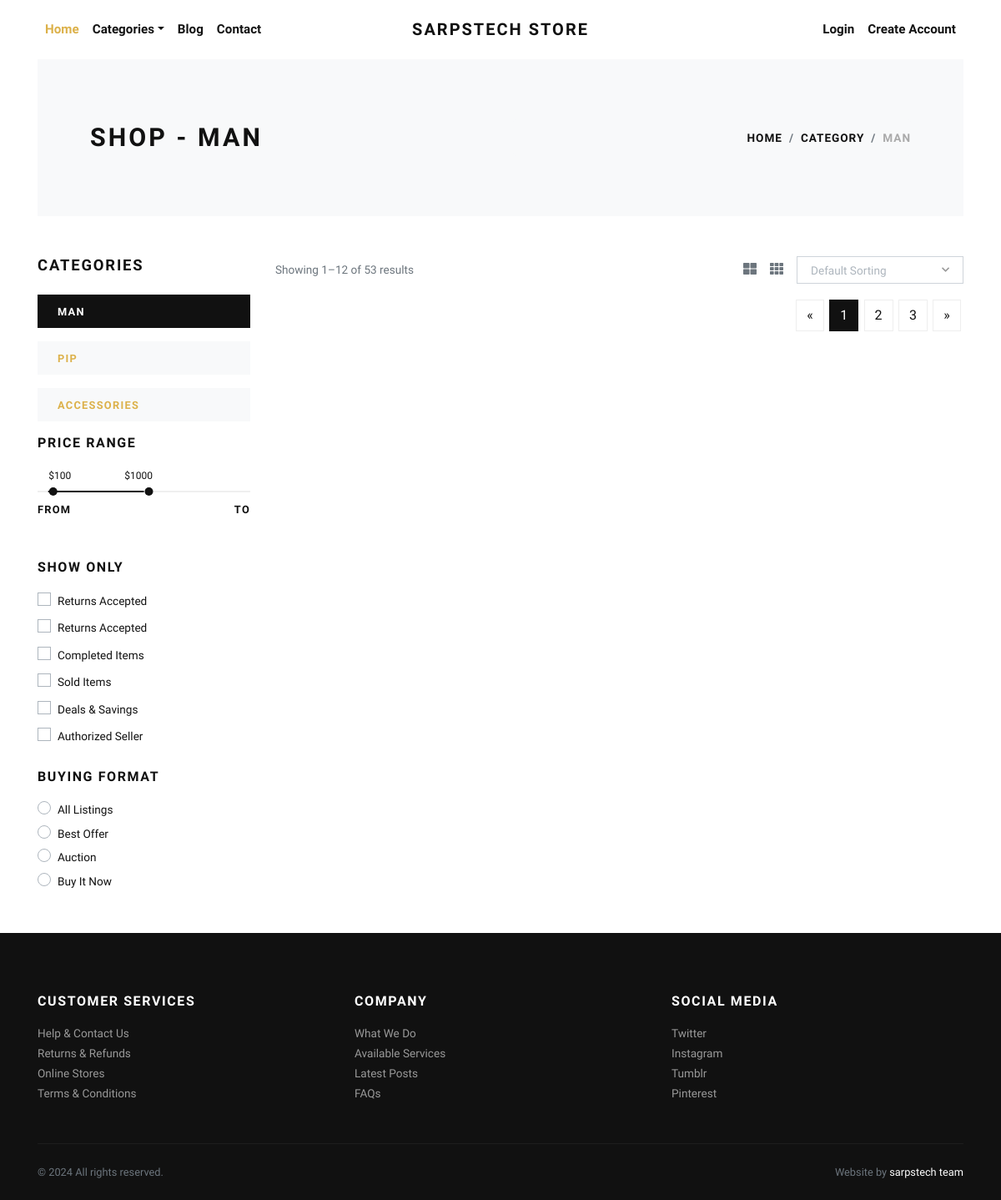
The app's page /llo/ with its own data.
### store/models.py (models this page shows, shortened)
class Category(models.Model):
    title = models.CharField(max_length=50, verbose_name="Category Title")
    slug = models.SlugField(max_length=55, verbose_name="Category Slug")
    description = models.TextField(blank=True, verbose_name="Category Description")
    category_image = models.ImageField(upload_to='img/category', blank=True, null=True, verbose_name="Category Image")
    is_active = models.BooleanField(verbose_name="Is Active?")
    is_featured = models.BooleanField(verbose_name="Is Featured?")
    created_at = models.DateTimeField(auto_now_add=True, verbose_name="Created Date")
    updated_at = models.DateTimeField(auto_now=True, verbose_name="Updated Date")
    class Meta:
        verbose_name_plural = 'Categories'
        ordering = ('-created_at', )

### store/views.py (the view)
# urls.py: path('<slug:slug>/', views.category_products, name="category-products"),
def category_products(request, slug):
    category = get_object_or_404(Category, slug=slug)
    products = Product.objects.filter(is_active=True, category=category)
    categories = Category.objects.filter(is_active=True)
    context = {
        'category': category,
        'products': products,
        'categories': categories,
    }
    return render(request, 'store/category_products.html', context)

### store/context_preprocessors.py (called while the page is built)
def store_menu(request):
    categories = Category.objects.filter(is_active=True)
    context = {
        'categories_menu': categories,
    }
    return context

def cart_menu(request):
    if request.user.is_authenticated:
        cart_items= Cart.objects.filter(user=request.user)
        context = {
            'cart_items': cart_items,
        }
    else:
        context = {}
    return context

### templates/store/category_products.html (shortened to what this page needs)
{% extends 'base.html' %}
{% load static %}
    {% block content %}
      <div class="container">
        <section class="py-5 bg-light">
          <div class="container">
            <div class="row px-4 px-lg-5 py-lg-4 align-items-center">
              <div class="col-lg-6">
                <h1 class="h2 text-uppercase mb-0">Shop - {{category.title}}</h1>
              </div>
              <div class="col-lg-6 text-lg-right">
                <nav aria-label="breadcrumb">
                  <ol class="breadcrumb justify-content-lg-end mb-0 px-0">
                    <li class="breadcrumb-item"><a href="{% url 'store:home' %}">Home</a></li>
                    <li class="breadcrumb-item"><a href="{% url 'store:all-categories' %}">Category</a></li>
                    <li class="breadcrumb-item active" aria-current="page">{{category.title}}</li>
                  </ol>
                </nav>
              </div>
            </div>
          </div>
        </section>
        <section class="py-5">
          <div class="container p-0">
            <div class="row">
              <div class="col-lg-3 order-2 order-lg-1">
                <h5 class="text-uppercase mb-4">Categories</h5>
                {% if categories %}
                  {% for cat in categories %}
                    <a href="{% url 'store:category-products' cat.slug %}">
                      <div class="py-2 px-4 {% if category == cat %}bg-dark text-white {% else %}bg-light{% endif %} mb-3">
                        <strong class="small text-uppercase font-weight-bold">{{cat.title}}</strong>
                      </div>
                    </a>
                  {% endfor %}
                {% endif %}
                <h6 class="text-uppercase mb-4">Price range</h6>
                <div class="price-range pt-4 mb-5">
                  <div id="range"></div>
                  <div class="row pt-2">
                    <div class="col-6"><strong class="small font-weight-bold text-uppercase">From</strong></div>
                    <div class="col-6 text-right"><strong class="small font-weight-bold text-uppercase">To</strong></div>
                  </div>
                </div>
                <h6 class="text-uppercase mb-3">Show only</h6>
                <div class="custom-control custom-checkbox mb-1">
                  <label class="custom-control-label text-small" for="customCheck1">Returns Accepted</label>
                </div>
                <div class="custom-control custom-checkbox mb-1">
                  <label class="custom-control-label text-small" for="customCheck2">Returns Accepted</label>
                </div>
                <div class="custom-control custom-checkbox mb-1">
                  <label class="custom-control-label text-small" for="customCheck3">Completed Items</label>
                </div>
                <div class="custom-control custom-checkbox mb-1">
                  <label class="custom-control-label text-small" for="customCheck4">Sold Items</label>
                </div>
                <div class="custom-control custom-checkbox mb-1">
                  <label class="custom-control-label text-small" for="customCheck5">Deals &amp; Savings</label>
                </div>
                <div class="custom-control custom-checkbox mb-4">
                  <label class="custom-control-label text-small" for="customCheck6">Authorized Seller</label>
                </div>
                <h6 class="text-uppercase mb-3">Buying format</h6>
                <div class="custom-control custom-radio">
                  <label class="custom-control-label text-small" for="customRadio1">All Listings</label>
                </div>
                <div class="custom-control custom-radio">
                  <label class="custom-control-label text-small" for="customRadio2">Best Offer</label>
                </div>
                <div class="custom-control custom-radio">
                  <label class="custom-control-label text-small" for="customRadio3">Auction</label>
                </div>
                <div class="custom-control custom-radio">
                  <label class="custom-control-label text-small" for="customRadio4">Buy It Now</label>
                </div>
              </div>
              <div class="col-lg-9 order-1 order-lg-2 mb-5 mb-lg-0">
                <div class="row mb-3 align-items-center">
                  <div class="col-lg-6 mb-2 mb-lg-0">
                    <p class="text-small text-muted mb-0">Showing 1–12 of 53 results</p>
                  </div>
                  <div class="col-lg-6">
                    <ul class="list-inline d-flex align-items-center justify-content-lg-end mb-0">
                      <li class="list-inline-item text-muted mr-3"><a class="reset-anchor p-0" href="#"><i class="fas fa-th-large"></i></a></li>
                      <li class="list-inline-item text-muted mr-3"><a class="reset-anchor p-0" href="#"><i class="fas fa-th"></i></a></li>
                      <li class="list-inline-item">
                      </li>
                    </ul>
                  </div>
                </div>
                <nav aria-label="Page navigation example">
                  <ul class="pagination justify-content-center justify-content-lg-end">
                    <li class="page-item"><a class="page-link" href="#" aria-label="Previous"><span aria-hidden="true">«</span></a></li>
                    <li class="page-item active"><a class="page-link" href="#">1</a></li>
                    <li class="page-item"><a class="page-link" href="#">2</a></li>
                    <li class="page-item"><a class="page-link" href="#">3</a></li>
                    <li class="page-item"><a class="page-link" href="#" aria-label="Next"><span aria-hidden="true">»</span></a></li>
                  </ul>
                </nav>
              </div>
            </div>
          </div>
        </section>
      </div>
      {% endblock content %}

### static/css/style.default.css (style rules this page uses)
.text-small { font-size: 0.85rem !important; }
strong { font-weight: 700; }
.text-uppercase { text-transform: uppercase; letter-spacing: 0.1em; }
.reset-anchor { color: inherit; transition: all 0.3s; }
.noUi-target { background: #efefef; border-radius: 0; border: none; box-shadow: none; }
.noUi-horizontal { height: 2px; }
body { font-family: "Libre Franklin", sans-serif; font-size: 1rem; font-weight: 400; line-height: 1.5; color: #111111; background-color: #fff; }
a { color: #dcb14a; text-decoration: none; }
h1, h2, h3, h4, h5, h6, .h1, .h2, .h3, .h4, .h5, .h6 { margin-bottom: 0.5rem; font-family: inherit; font-weight: 900; line-height: 1.2; color: inherit; }
h1, .h1 { font-size: 2.2rem; }
h2, .h2 { font-size: 1.9rem; }
h5, .h5 { font-size: 1.15rem; }
h6, .h6 { font-size: 1rem; }
small, .small { font-size: 80%; font-weight: 400; }
.page-item:first-child .page-link { border-top-left-radius: 0; border-bottom-left-radius: 0; }
.page-item:last-child .page-link { border-top-right-radius: 0; border-bottom-right-radius: 0; }
.page-item.active .page-link { color: #fff; background-color: #111111; border-color: #111111; }
.page-link { padding: 0.5rem 0.75rem; line-height: 1.25; color: #111111; background-color: none; border: 1px solid #eee; margin: 0.2rem; transition: all 0.3s; }
.bg-light { background-color: #f8f9fa !important; }
.bg-dark { background-color: #111111 !important; }
.custom-checkbox .custom-control-label::before { border-radius: 0; }
.custom-radio .custom-control-label::before { border-radius: 50%; }
.custom-control-label { font-weight: 400; line-height: 2.1em; cursor: pointer; }
.breadcrumb { background: #f8f9fa; }
.breadcrumb-item { font-size: 0.85rem; text-transform: uppercase; letter-spacing: 0.07em; font-weight: 900; color: #111111; }
.breadcrumb-item a { color: inherit; transition: all 0.3s; }
.breadcrumb-item.active { color: #aaa; }

### records on screen
Category: title "MAN"
Category: title "PIP"
Category: title "ACCESSORIES"
